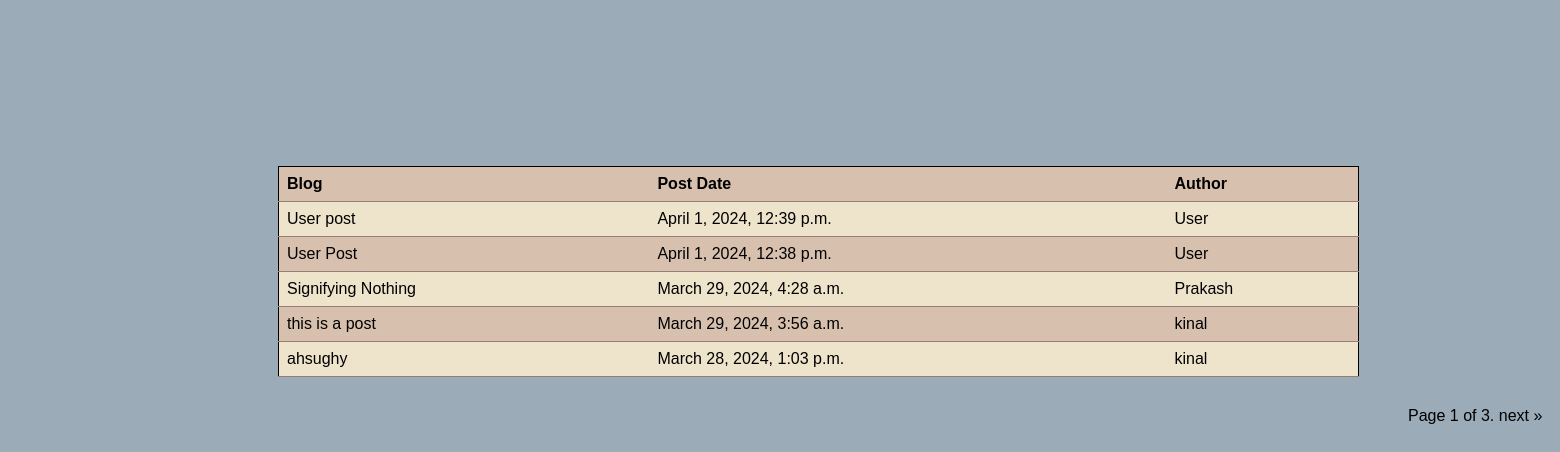
/blog/blogs/, run on the app's committed database.
### blog/models.py (models this page shows, shortened)
class BaseModel(models.Model):
    created_at = models.DateTimeField(auto_now_add=True)
    updated_at = models.DateTimeField(auto_now=True)
    class Meta:
        abstract = True

class BlogPost(BaseModel):
    title = models.TextField(default="No title available")
    author = models.ForeignKey(Author, on_delete=models.CASCADE, related_name="blogs")
    content = models.TextField()
    class Meta:
        db_table = "blog_post"

class Author(BaseModel):
    user = models.OneToOneField(
        User, on_delete=models.CASCADE, default=None, related_name="author"
    )
    name = models.CharField(max_length=50)
    biological_info = models.TextField()
    class Meta:
        db_table = "authors"
    def __str__(self):
        return self.name

### blog/views.py (the view)
# urls.py: path("blogs/", views.BlogList.as_view(), name="blog_list"),
class BlogList(generic.ListView):
    paginate_by = settings.DEFAULT_PAGINATED_RECORDS
    template_name = "blog/bloglist.html"
    context_object_name = "blogs"
    def get_queryset(self):
        return BlogPost.objects.select_related("author").order_by("-created_at")

### blog/templates/blog/bloglist.html (shortened to what this page needs)
{% extends 'blog/base.html' %}
    {% block htmlhead %} {% load static %}
    <link rel="stylesheet" href="{% static 'blog/bloglist.css' %}" />
    {% endblock htmlhead %}
    {% block content %} {% if blogs %}
    <table>
      <tr>
        <th>Blog</th>
        <th>Post Date</th>
        <th>Author</th>
      </tr>
      {% for blog in blogs %}
      <tr>
        <td>
          <a href="{% url 'blog:blogdetail' blog.id %}">{{ blog.title }}</a>
        </td>
        <td>{{ blog.created_at }}</td>
        <td>
          <a href="{% url 'blog:blogger' blog.author_id %}"
            >{{ blog.author }}</a
          >
        </td>
      </tr>
      {% endfor %} {% else %}
      <p>No blogs are available.</p>
      {% endif %}
    </table>
    <div class="pagination">
      <span>
        <span>
          Page {{ page_obj.number }} of {{ page_obj.paginator.num_pages }}.
        </span>
        {% if page_obj.has_next %}
        <a href="?page={{ page_obj.next_page_number }}">next &raquo;</a>
        {% endif %}
      </span>
    </div>
    {% endblock content%}

### blog/static/blog/base.css (style rules this page uses)
body { font-family: Arial, sans-serif; background-color: #9BABB8; }
a { text-decoration: none; color: black; }

### blog/static/blog/bloglist.css (style rules this page uses)
table { width: 70%; border-collapse: collapse; border: 1px solid black; margin-left: 270px; }
th, td { padding: 8px; text-align: left; border-bottom: 1px solid #967E76; }
th { background-color: #D7C0AE; color:black; }
tr:nth-child(even) { background-color: #EEE3CB; }
tr:nth-child(odd) { background-color: #D7C0AE; }
a { text-decoration: none; color: black; }
.pagination { margin-top: 30px; margin-left: 1400px; }

### data on the page
BlogPost: title "User post", created_at "April 1, 2024, 12:39 p.m.", author "User"
BlogPost: title "User Post", created_at "April 1, 2024, 12:38 p.m.", author "User"
BlogPost: title "Signifying Nothing", created_at "March 29, 2024, 4:28 a.m.", author "Prakash"
BlogPost: title "this is a post", created_at "March 29, 2024, 3:56 a.m.", author "kinal"
BlogPost: title "ahsughy", created_at "March 28, 2024, 1:03 p.m.", author "kinal"

### other printed values
{{ page_obj.number }} "1"
{{ page_obj.paginator.num_pages }} "3"
